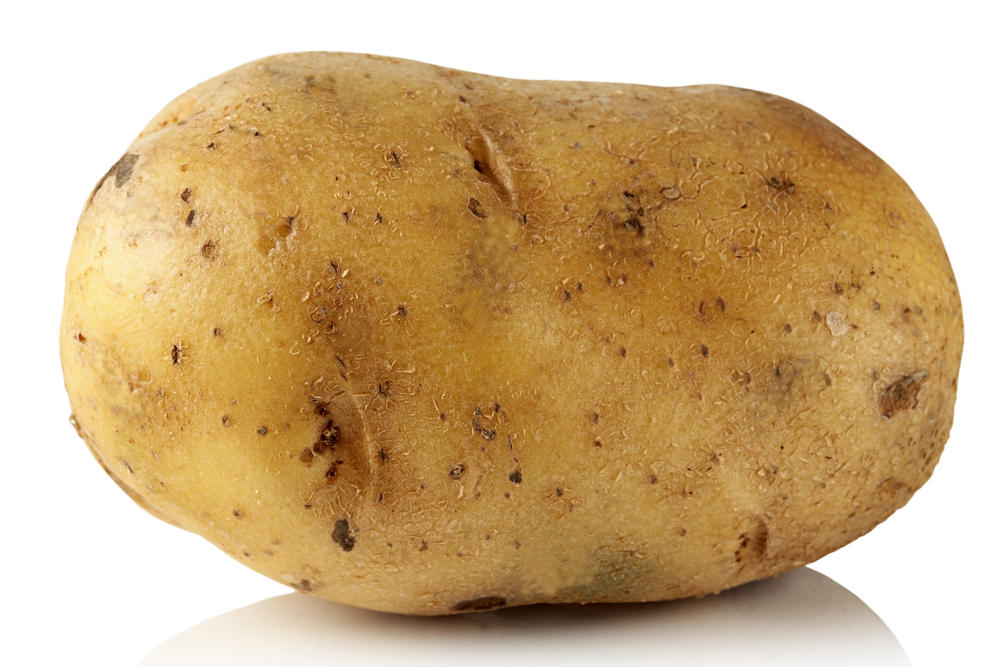
#> input picture kartoffel.jpg, 1000 x 667 px
$ python img.py
#> lines starting #> are read from the running program, lines starting #| are printed output that depends on the picture
from io import BytesIO
import numpy as np
from PIL import Image, ImageFont, ImageDraw


class Img:


    _LINE_WIDTH = 1.5
    _DOTTED_LENGTH = 7.95
    _DOTTED_RATIO = 0.6
    _FONT = "arial.ttf"
    _FONT_SIZE = 10
    _SPACING = 2
    _STROKE_FILL = "white"
    _STROKE_WIDTH = 1


    def __init__(self, lims: tuple[float, float, float, float], paper_size: tuple[float, float], dpi: float) -> None:
#> called with lims = (0, 3, -5, 5), paper_size = (10, 10), dpi = 500
        self.xmin, self.xmax, self.ymin, self.ymax = lims
        self.dpi = dpi
        paper_width, paper_height = paper_size
        self.width: int = self.paper2img_len(paper_width)
        self.height: int = self.paper2img_len(paper_height)
        self.img = Image.new("RGB", (self.width, self.height))
#> self.img: PIL image 1968x1968 RGB; every value is 0
        self.font = ImageFont.truetype(self._FONT, size=self.font2img_len(self._FONT_SIZE), encoding="unic")


    def lines(self, x: list[float], y: list[float], color: str, line_width: float=None) -> None:
        if line_width == None: line_width = self._LINE_WIDTH
        x = np.array(x)
        y = np.array(y)
        i = self.data2img_i(x)
        j = self.data2img_j(y)
        ij = np.array([i, j]).flatten("F").tolist()
        draw = ImageDraw.Draw(self.img)
        draw.line(ij, fill=color, width=self.font2img_len(line_width), joint="curve")

    # [69 lines left out: function dotted, not called in this run]


    def text(self, x: float, y: float, text: str, color: str, angle: float=0) -> None:

        bbox = self.font.getbbox(text, stroke_width=self.font2img_len(self._STROKE_WIDTH))
        text_width, text_height = bbox[2], bbox[3]
        box = Image.new("RGB", (text_width, text_height))
        mask = Image.new("L", (text_width, text_height))

        box_draw = ImageDraw.Draw(box)
        mask_draw = ImageDraw.Draw(mask)
        box_draw.text([0, 0], text, fill=color, font=self.font, stroke_width=self.font2img_len(self._STROKE_WIDTH), stroke_fill=self._STROKE_FILL)
        mask_draw.text([0, 0], text, fill="white", font=self.font, stroke_fill="white", stroke_width=self.font2img_len(self._STROKE_WIDTH))

        box = box.rotate(angle, Image.Resampling.BICUBIC, expand=True)
        mask = mask.rotate(angle, Image.Resampling.BICUBIC, expand=True)

        i = self.data2img_i(x)
        j = self.data2img_j(y)
        if angle % 360 <= 90:
            i -=  text_height*np.cos(np.deg2rad(90 - angle))
            j -=  box.height
        elif (angle-90) % 360 <= 90:
            i -=  box.width
            j -=  text_width*np.cos(np.deg2rad(angle - 90))
            box = box.transpose(Image.FLIP_TOP_BOTTOM).transpose(Image.FLIP_LEFT_RIGHT)
            mask = mask.transpose(Image.FLIP_TOP_BOTTOM).transpose(Image.FLIP_LEFT_RIGHT)
        elif (angle-180) % 360 <= 90:
            i -=  text_width*np.cos(np.deg2rad(angle - 180))
            box = box.transpose(Image.FLIP_TOP_BOTTOM).transpose(Image.FLIP_LEFT_RIGHT)
            mask = mask.transpose(Image.FLIP_TOP_BOTTOM).transpose(Image.FLIP_LEFT_RIGHT)
        else:
            j -=  text_height*np.cos(np.deg2rad(angle - 260))
        ij = [int(i), int(j)]
        self.img.paste(box, ij, mask)

    def annotate(self, x: float, y: float, text: str, color: str, angle: float=0, distance: float=None) -> None:
        if distance == None: distance = self.font2img_len(self._FONT_SIZE)/2 + self.font2img_len(self._SPACING)
        i0 = self.data2img_i(x)
        j0 = self.data2img_j(y)
        i = i0 + distance*np.cos(np.deg2rad(angle))
        j = j0 - distance*np.sin(np.deg2rad(angle))
        ij = [i, j]
        draw = ImageDraw.Draw(self.img)
        anchors = ["lm", "ls", "ms", "rs", "rm", "rt", "mt", "lt"]
        for i, anchor in enumerate(anchors):
            # See https://stackoverflow.com/a/66834497
            if (angle - (i-1/2)*45) % 360 <= 45: break
        kwargs = {"font": self.font, "anchor": anchor, "spacing": self.font2img_len(self._SPACING), "stroke_width": self.font2img_len(self._STROKE_WIDTH), "stroke_fill": self._STROKE_FILL}
        draw.text(ij, text, color, **kwargs)


    def mark(self, x: float, y: float, color: str, angle: float=0, length: float=None, line_width: float=None) -> None:
        if length == None: length = self.font2img_len(self._FONT_SIZE)
        if line_width == None: line_width = self._LINE_WIDTH
        i0 = self.data2img_i(x)
        j0 = self.data2img_j(y)
        i1 = i0 - length/2*np.cos(np.deg2rad(angle))
        j1 = j0 + length/2*np.sin(np.deg2rad(angle))
        i2 = i0 + length/2*np.cos(np.deg2rad(angle))
        j2 = j0 - length/2*np.sin(np.deg2rad(angle))
        ij = [i1, j1, i2, j2]
        draw = ImageDraw.Draw(self.img)
        draw.line(ij, fill=color, width=self.font2img_len(line_width), joint="curve")


    def paste(self, img: Image, lims: tuple[float, float, float, float]):
        imin = max(self.data2img_i(lims[0]), 0)
        imax = min(self.data2img_i(lims[1]), self.width)
        jmin = max(self.data2img_j(lims[3]), 0)
        jmax = min(self.data2img_j(lims[2]), self.height)
        box = ((self.img2data_x(imin)-lims[0])/(lims[1]-lims[0])*img.width,
               (lims[3]-self.img2data_y(jmin))/(lims[3]-lims[2])*img.height,
               (self.img2data_x(imax)-lims[0])/(lims[1]-lims[0])*img.width,
               (lims[3]-self.img2data_y(jmax))/(lims[3]-lims[2])*img.height)
        img = img.resize((int(imax-imin), int(jmax-jmin)), resample=Image.Resampling.LANCZOS, box=box)
        self.img.paste(img, box=(int(imin), int(jmin)))


    # [13 lines left out: function scalebar, not called in this run]


    def show(self) -> None:
        self.img.show()

    def save(self, name: str, append_images=None) -> None:
        self.img.save(name, save_all=append_images is not None, append_images=[img.img for img in append_images])


    # Image projection
    def data2img_i(self, x):
        i = (x-self.xmin)/(self.xmax-self.xmin)*self.width
        return i
    def data2img_j(self, y):
        j = (self.ymax-y)/(self.ymax-self.ymin)*self.height
        return j
    # Inverse
    def img2data_x(self, i):
        x = i/self.width*(self.xmax-self.xmin) + self.xmin
        return x
    def img2data_y(self, j):
        y = self.ymax - j/self.height*(self.ymax-self.ymin)
        return y

    # Converting lengths
    @staticmethod
    def font2paper_len(font_len):
        paper_len = 0.0353*font_len
        return paper_len
    def paper2img_len(self, paper_len):
        img_len = int(self.dpi/2.54*paper_len)
        return img_len
    def font2img_len(self, font_len):
        img_len = self.paper2img_len(Img.font2paper_len(font_len))
        return img_len


if __name__ == "__main__":
    img = Img((0, 3, -5, 5), (10, 10), 500)
    r = 0.3
    x = np.linspace(0, 10, 1000)
    y = lambda x: np.sin(r**2 - x**2)
    yprime = lambda x: -2*x*np.cos(r**2 - x**2)
    img.lines(x, y(x), "red")
    for x in np.linspace(0, 10, 20):
        m = yprime(x)
        angle = np.rad2deg(np.arctan(m)) - 90
        img.mark(x, y(x), "red", angle)
        img.annotate(x, y(x), str(int(angle)), "black", angle)
        angle = angle + 90
        img.text(x, y(x), f"der winkel beträgt {int(angle)}°", "purple", angle)
#> this loop made 20 passes
#> pass 1, in text, `box = box.rotate(angle, Image.Resampling.BICUBIC, expand=True)`:
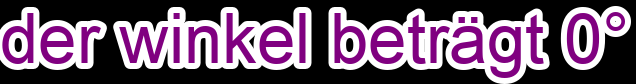
#> box: PIL image 636x84 RGB; mean R, G, B 111.1, 87.9, 111.1
#> pass 1, in text, `mask = mask.rotate(angle, Image.Resampling.BICUBIC, expand=True)`:
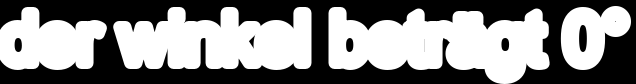
#> mask: PIL image 636x84 L; min 0, max 255, mean 134.1
    img.paste(Image.open("kartoffel.jpg"), (1, 4, -1, 6))
#> in paste, `imin = max(self.data2img_i(lims[0]), 0)`: imin = 656
#> in paste, `imax = min(self.data2img_i(lims[1]), self.width)`: imax = 1968
#> in paste, `jmin = max(self.data2img_j(lims[3]), 0)`: jmin = 0
#> in paste, `jmax = min(self.data2img_j(lims[2]), self.height)`: jmax = 1180.8
#> in img2data_x, `x = i/self.width*(self.xmax-self.xmin) + self.xmin`: x = 1
#> in img2data_y, `y = self.ymax - j/self.height*(self.ymax-self.ymin)`: y = 5
#> in paste, `box = ((self.img2data_x(imin)-lims[0])/(lims[1]-lims[0])*img.width, (l..`: box = (0, 95.29, 666.7, 667)
#> in paste, `img = img.resize((int(imax-imin), int(jmax-jmin)), resample=Image.Resa..`:
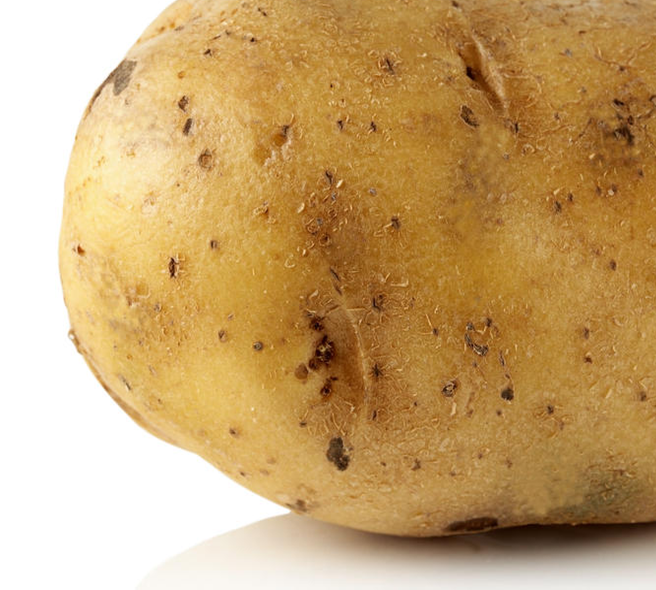
#> img: PIL image 1312x1180 RGB (shown at 1/2 size); mean R, G, B 199.1, 164.3, 112.2
#> in paste, `self.img.paste(img, box=(int(imin), int(jmin)))`:
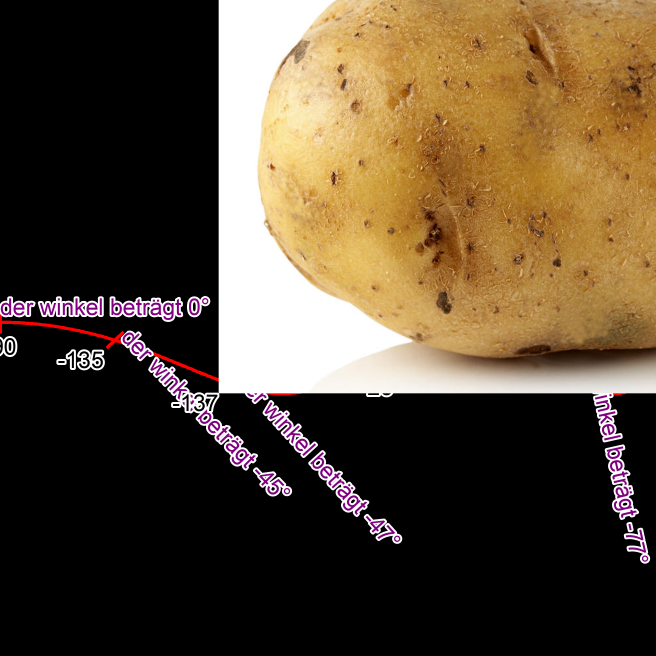
#> self.img: PIL image 1968x1968 RGB (shown at 1/3 size); mean R, G, B 86.3, 70.8, 51.2
    img.show()
